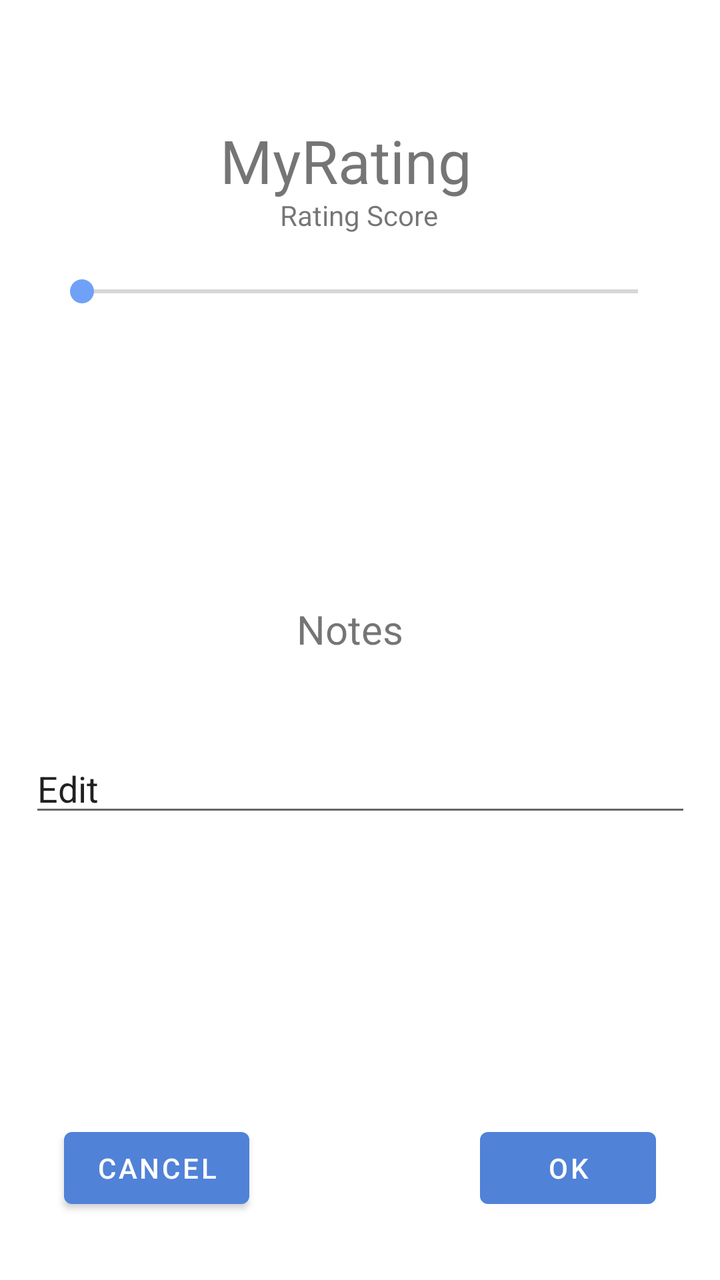
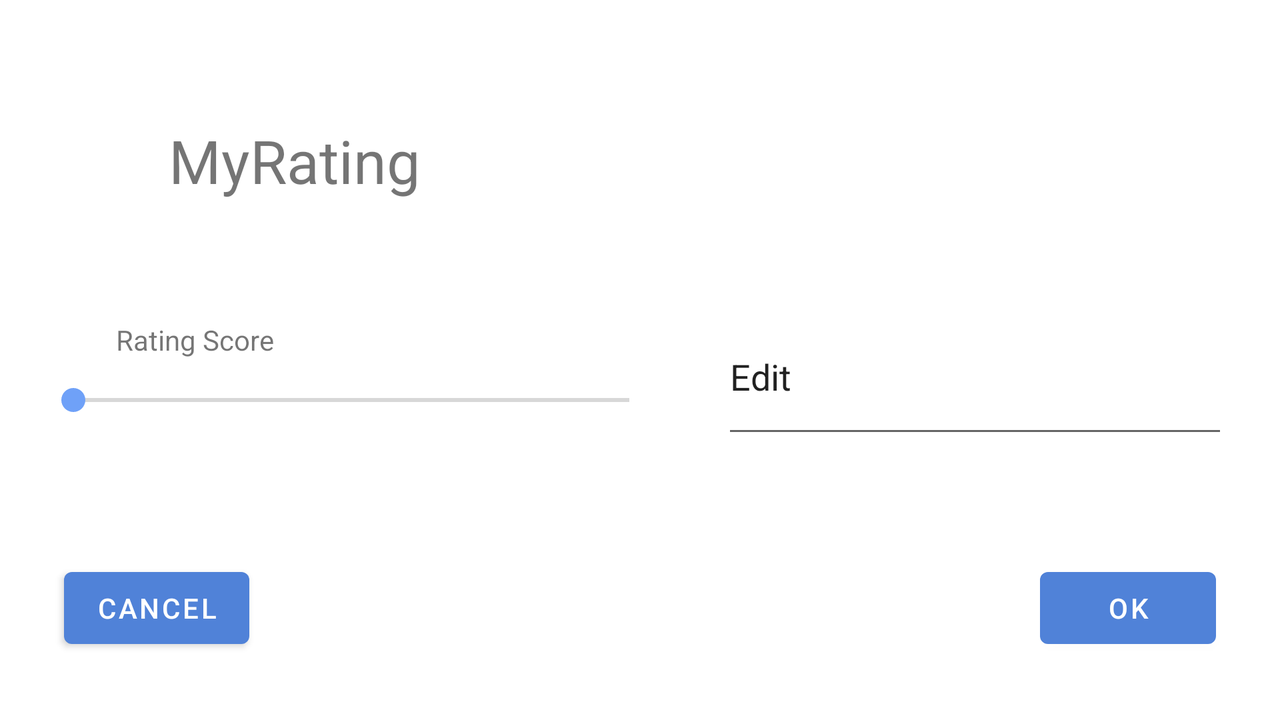

First picture: res/layout/ on a phone held upright. Second picture: the repository's own variant of that layout, on a device whose configuration matches the variant's folder. Source for both follows.
<!-- AndroidManifest.xml: application theme Theme.WeatherApplikation -->
<!-- res/layout/activity_edit.xml -->
<?xml version="1.0" encoding="utf-8"?>
<androidx.constraintlayout.widget.ConstraintLayout xmlns:android="http://schemas.android.com/apk/res/android"
    xmlns:app="http://schemas.android.com/apk/res-auto"
    xmlns:tools="http://schemas.android.com/tools"
    android:layout_width="match_parent"
    android:layout_height="match_parent"
    tools:context=".EditActivity">


    <TextView
        android:id="@+id/EditCityName"
        android:layout_width="wrap_content"
        android:layout_height="wrap_content"
        android:layout_marginStart="60dp"
        android:layout_marginLeft="60dp"
        android:layout_marginTop="60dp"
        android:text="@string/MyRating"
        android:textSize="30sp"
        app:layout_constraintStart_toEndOf="@+id/flagEdit"
        app:layout_constraintTop_toTopOf="parent" />

    <Button
        android:id="@+id/btnOk"
        android:layout_width="wrap_content"
        android:layout_height="wrap_content"
        android:layout_marginEnd="32dp"
        android:layout_marginRight="32dp"
        android:layout_marginBottom="32dp"
        android:text="@string/btnOK"
        app:layout_constraintBottom_toBottomOf="parent"
        app:layout_constraintEnd_toEndOf="parent" />

    <Button
        android:id="@+id/btnCancel"
        android:layout_width="wrap_content"
        android:layout_height="wrap_content"
        android:layout_marginStart="32dp"
        android:layout_marginLeft="32dp"
        android:layout_marginBottom="32dp"
        android:text="@string/btnCancel"
        app:layout_constraintBottom_toBottomOf="parent"
        app:layout_constraintStart_toStartOf="parent" />

    <SeekBar
        android:id="@+id/slidebar"
        android:layout_width="310dp"
        android:layout_height="17dp"
        android:max="20"
        android:progress="0"
        app:layout_constraintBottom_toTopOf="@+id/editNotes"
        app:layout_constraintEnd_toEndOf="parent"
        app:layout_constraintStart_toStartOf="parent"
        app:layout_constraintTop_toTopOf="@+id/txtRatingValue"
        app:layout_constraintVertical_bias="0.151" />

    <TextView
        android:id="@+id/txtRatingValue"
        android:layout_width="wrap_content"
        android:layout_height="wrap_content"
        android:layout_marginTop="48dp"
        android:layout_marginEnd="116dp"
        android:layout_marginRight="116dp"
        app:layout_constraintEnd_toEndOf="@+id/slidebar"
        app:layout_constraintTop_toBottomOf="@+id/flagEdit"
        tools:text="@string/txtCount" />

    <ImageView
        android:id="@+id/flagEdit"
        android:layout_width="wrap_content"
        android:layout_height="wrap_content"
        android:layout_marginStart="50dp"
        android:layout_marginLeft="50dp"
        android:layout_marginTop="50dp"
        app:layout_constraintStart_toStartOf="parent"
        app:layout_constraintTop_toTopOf="parent"
        app:srcCompat="@drawable/dk" />

    <TextView
        android:id="@+id/EditActivityNotes"
        android:layout_width="wrap_content"
        android:layout_height="wrap_content"
        android:layout_marginBottom="312dp"
        android:text="@string/Notes"
        android:textSize="20sp"
        app:layout_constraintBottom_toBottomOf="parent"
        app:layout_constraintEnd_toEndOf="@+id/slidebar"
        app:layout_constraintStart_toStartOf="@+id/editNotes" />

    <EditText
        android:id="@+id/editNotes"
        android:layout_width="331dp"
        android:layout_height="40dp"
        android:autofillHints=""
        android:ems="10"
        android:gravity="start|top"
        android:hint="@string/editNotes"
        android:inputType="textMultiLine"
        android:singleLine="false"
        app:layout_constraintBottom_toBottomOf="parent"
        app:layout_constraintEnd_toEndOf="parent"
        app:layout_constraintStart_toStartOf="parent"
        app:layout_constraintTop_toTopOf="@+id/EditActivityNotes"
        app:layout_constraintVertical_bias="0.242"
        tools:text="@string/Write" />

</androidx.constraintlayout.widget.ConstraintLayout>
<!-- resources referenced by this layout -->
<resources>
  <string name="MyRating">MyRating</string>
  <string name="Notes">Notes</string>
  <string name="Write">Edit</string>
  <string name="btnCancel">Cancel</string>
  <string name="btnOK">OK</string>
  <string name="editNotes">EditedNotes</string>
  <string name="txtCount">Rating Score</string>
  <style name="Theme.WeatherApplikation" parent="Theme.MaterialComponents.DayNight.DarkActionBar">
          
          <item name="colorPrimary">@color/purple_500</item>
          <item name="colorPrimaryVariant">@color/purple_700</item>
          <item name="colorOnPrimary">@color/white</item>
          
          <item name="colorSecondary">@color/teal_200</item>
          <item name="colorSecondaryVariant">@color/teal_700</item>
          <item name="colorOnSecondary">@color/black</item>
          
          <item name="android:statusBarColor" tools:targetApi="l">?attr/colorPrimaryVariant</item>
          
      </style>
  <color name="purple_500">#5082D8</color>
  <color name="purple_700">#2931B3</color>
  <color name="white">#FFFFFFFF</color>
  <color name="teal_200">#6FA1F8</color>
  <color name="teal_700">#2931B3</color>
  <color name="black">#FF000000</color>
</resources>
<!-- res/layout-land/activity_edit.xml (the repository's variant of the layout above) -->
<!-- drawn on the phone turned sideways -->
<?xml version="1.0" encoding="utf-8"?>
<androidx.constraintlayout.widget.ConstraintLayout xmlns:android="http://schemas.android.com/apk/res/android"
    xmlns:app="http://schemas.android.com/apk/res-auto"
    xmlns:tools="http://schemas.android.com/tools"
    android:layout_width="match_parent"
    android:layout_height="match_parent"
    tools:context=".EditActivity">


    <TextView
        android:id="@+id/EditCityName"
        android:layout_width="wrap_content"
        android:layout_height="wrap_content"
        android:layout_marginTop="60dp"
        android:text="@string/MyRating"
        android:textSize="30sp"
        app:layout_constraintEnd_toStartOf="@+id/EditActivityNotes"
        app:layout_constraintHorizontal_bias="0.186"
        app:layout_constraintStart_toEndOf="@+id/flagEdit"
        app:layout_constraintTop_toTopOf="parent" />

    <Button
        android:id="@+id/btnOk"
        android:layout_width="wrap_content"
        android:layout_height="wrap_content"
        android:layout_marginEnd="32dp"
        android:layout_marginRight="32dp"
        android:layout_marginBottom="32dp"
        android:text="@string/btnOK"
        app:layout_constraintBottom_toBottomOf="parent"
        app:layout_constraintEnd_toEndOf="parent" />

    <Button
        android:id="@+id/btnCancel"
        android:layout_width="wrap_content"
        android:layout_height="wrap_content"
        android:layout_marginStart="32dp"
        android:layout_marginLeft="32dp"
        android:layout_marginBottom="32dp"
        android:text="@string/btnCancel"
        app:layout_constraintBottom_toBottomOf="parent"
        app:layout_constraintStart_toStartOf="parent" />

    <TextView
        android:id="@+id/txtRatingValue"
        android:layout_width="wrap_content"
        android:layout_height="wrap_content"
        android:layout_marginStart="8dp"
        android:layout_marginLeft="8dp"
        android:layout_marginTop="60dp"
        app:layout_constraintStart_toEndOf="@+id/flagEdit"
        app:layout_constraintTop_toBottomOf="@+id/EditCityName"
        tools:text="@string/txtCount" />

    <SeekBar
        android:id="@+id/slidebar"
        android:layout_width="310dp"
        android:layout_height="17dp"
        android:max="20"
        android:progress="0"
        app:layout_constraintBottom_toTopOf="@+id/btnCancel"
        app:layout_constraintEnd_toStartOf="@+id/editNotes"
        app:layout_constraintHorizontal_bias="0.404"
        app:layout_constraintStart_toStartOf="parent"
        app:layout_constraintTop_toBottomOf="@+id/txtRatingValue"
        app:layout_constraintVertical_bias="0.143" />

    <ImageView
        android:id="@+id/flagEdit"
        android:layout_width="wrap_content"
        android:layout_height="wrap_content"
        android:layout_marginStart="50dp"
        android:layout_marginLeft="50dp"
        android:layout_marginTop="50dp"
        app:layout_constraintStart_toStartOf="parent"
        app:layout_constraintTop_toTopOf="parent"
        app:srcCompat="@drawable/dk" />

    <TextView
        android:id="@+id/EditActivityNotes"
        android:layout_width="wrap_content"
        android:layout_height="wrap_content"
        android:layout_marginBottom="216dp"
        android:text="@string/Notes"
        android:textSize="20sp"
        app:layout_constraintBottom_toBottomOf="parent"
        app:layout_constraintEnd_toEndOf="@+id/slidebar"
        app:layout_constraintHorizontal_bias="0.0"
        app:layout_constraintStart_toStartOf="@+id/editNotes" />

    <EditText
        android:id="@+id/editNotes"
        android:layout_width="253dp"
        android:layout_height="58dp"
        android:autofillHints=""
        android:ems="10"
        android:gravity="start|top"
        android:hint="@string/editNotes"
        android:inputType="textMultiLine"
        android:singleLine="false"
        app:layout_constraintBottom_toBottomOf="parent"
        app:layout_constraintEnd_toEndOf="parent"
        app:layout_constraintHorizontal_bias="0.933"
        app:layout_constraintStart_toStartOf="parent"
        app:layout_constraintTop_toTopOf="@+id/EditActivityNotes"
        app:layout_constraintVertical_bias="0.264"
        tools:text="@string/Write" />

</androidx.constraintlayout.widget.ConstraintLayout>
